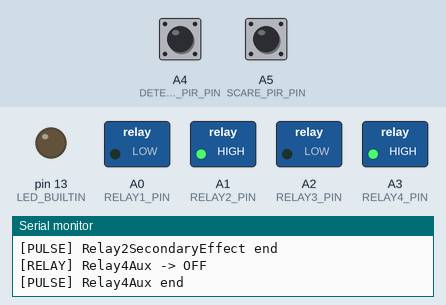
A sketch run on a simulated Arduino Uno, built with avr-gcc and run on an emulated ATmega328P. Parts: switched loads named in the sketch (green lamp = pin HIGH), output pins drawn as LEDs (lit = HIGH), the last lines printed to the serial monitor. Inputs (shaded band) come from the test bench; at power-on: A4 (DETECTION_PIR_PIN) HIGH, A5 (SCARE_PIR_PIN) HIGH. The audio player accepts every command and is not drawn.

Above: at 5.0 s.
5.1 s: A4 (DETECTION_PIR_PIN) pulsed LOW 2 times (0.12 s each, 0.3 s apart)
At 7.3 s:
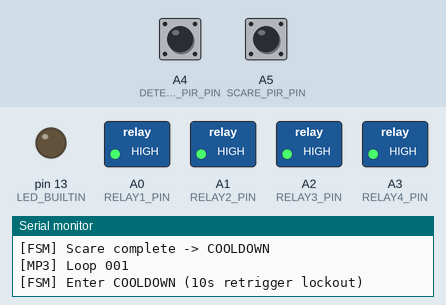
8.3 s: A5 (SCARE_PIR_PIN) pulsed LOW 2 times (0.12 s each, 0.3 s apart)
At 17.08 s:
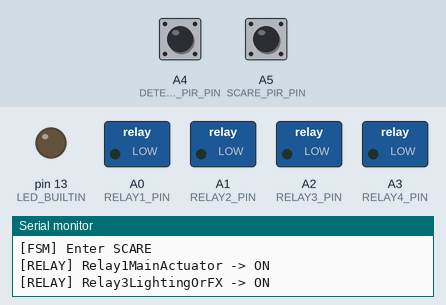
Timing chart, 0 to 31.3 s (numbered marks = the images above; inputs shaded):
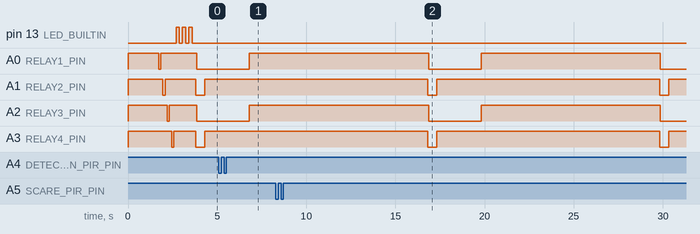

The sketch:

TheJumpingZombie.ino
```cpp
#include <SoftwareSerial.h>
#include <DFRobotDFPlayerMini.h>

// =========================
// TheJumpingZombie Scenario
// =========================
// Scenario source: Scenarios/TheJumpingZombie-scenario.md
// Target: Arduino AVR Boards -> Arduino Uno (ATmega328P)

// -------- Configuration --------
#define DEBUG_ENABLED true

// Fixed 3-phase UNO profile
const uint8_t RELAY1_PIN = A0; // Main actuator (piston)
const uint8_t RELAY2_PIN = A1; // Hanging man Try-me
const uint8_t RELAY3_PIN = A2; // Strobe
const uint8_t RELAY4_PIN = A3; // Ghost Try-me
const uint8_t DETECTION_PIR_PIN = A4;
const uint8_t SCARE_PIR_PIN = A5;

// Relay polarity (true for common active-low relay boards)
const bool RELAY_ACTIVE_LOW = true;

// MP3 serial mapping by profile
const uint8_t MP3_RX_PIN = 10; // Arduino RX from module TX
const uint8_t MP3_TX_PIN = 11; // Arduino TX to module RX
const bool MP3_REQUIRE_FEEDBACK_LINE = false; // one-wire mode default

const uint8_t MP3_VOLUME = 24; // 0..30
const uint16_t TRACK_DEFAULT = 1;   // 001.mp3
const uint16_t TRACK_DETECTION = 2; // 002.mp3
const uint16_t TRACK_SCARE = 3;     // 003.mp3

// Timing constants
const unsigned long TRY_ME_PULSE_MS = 500UL;
const unsigned long DETECTION_RELAY2_RESTART_AT_MS = 8000UL;
const unsigned long DETECTION_TIMEOUT_MS = 20000UL;
const unsigned long SCARE_RELAY_ON_MS = 3000UL;
const unsigned long COOLDOWN_MS = 10000UL;

// MP3 init reliability
const unsigned long MP3_BOOT_DELAY_MS = 1200UL;
const uint8_t MP3_INIT_RETRIES = 3;
const unsigned long MP3_RETRY_DELAY_MS = 400UL;

// Startup self-test policy (mandatory)
const bool RUN_STARTUP_SELF_TEST = true;
const unsigned int SELF_TEST_RELAY_STEP_MS = 120;
const unsigned int STATUS_BLINK_ON_MS = 180;
const unsigned int STATUS_BLINK_OFF_MS = 180;

SoftwareSerial mp3Serial(MP3_RX_PIN, MP3_TX_PIN);
DFRobotDFPlayerMini mp3;

enum PhaseState {
  STATE_DEFAULT,
  STATE_DETECTION,
  STATE_SCARE,
  STATE_COOLDOWN
};

enum AudioMode {
  AUDIO_NONE,
  AUDIO_DEFAULT_LOOP,
  AUDIO_DETECTION_LOOP,
  AUDIO_SCARE_PLAY
};

struct TryMePulse {
  bool active;
  unsigned long endMs;
};

PhaseState currentState = STATE_DEFAULT;
unsigned long stateStartMs = 0;

bool detectionConsumed = false;
bool scareConsumed = false;

bool mp3Ready = false;
bool startupSelfTestPassed = false;

bool relay1ScareActive = false;
bool relay3ScareActive = false;

bool detectionRelay2RestartSent = false;
bool detectionTimeoutStopSent = false;
unsigned long detectionTimeoutStopStartMs = 0;

bool prevDetectionPir = false;
bool prevScarePir = false;

AudioMode audioMode = AUDIO_NONE;
TryMePulse relay2Pulse = {false, 0};
TryMePulse relay4Pulse = {false, 0};

void logMsg(const __FlashStringHelper* tag, const __FlashStringHelper* msg) {
  if (!DEBUG_ENABLED) {
    return;
  }
  Serial.print(tag);
  Serial.print(F(" "));
  Serial.println(msg);
}

uint8_t relayLevel(bool on) {
  if (RELAY_ACTIVE_LOW) {
    return on ? LOW : HIGH;
  }
  return on ? HIGH : LOW;
}

void setRelayRaw(uint8_t pin, bool on) {
  digitalWrite(pin, relayLevel(on));
}

void setRelayNamed(uint8_t pin, bool on, const __FlashStringHelper* name) {
  setRelayRaw(pin, on);
  if (DEBUG_ENABLED) {
    Serial.print(F("[RELAY] "));
    Serial.print(name);
    Serial.print(F(" -> "));
    Serial.println(on ? F("ON") : F("OFF"));
  }
}

void allRelaysOff() {
  setRelayRaw(RELAY1_PIN, false);
  setRelayRaw(RELAY2_PIN, false);
  setRelayRaw(RELAY3_PIN, false);
  setRelayRaw(RELAY4_PIN, false);
}

void blinkStatusLed(uint8_t blinkCount) {
  for (uint8_t i = 0; i < blinkCount; i++) {
    digitalWrite(LED_BUILTIN, HIGH);
    delay(STATUS_BLINK_ON_MS);
    digitalWrite(LED_BUILTIN, LOW);
    delay(STATUS_BLINK_OFF_MS);
  }
}

void startTryMePulse(uint8_t relayPin, TryMePulse& pulseState, const __FlashStringHelper* relayName, const __FlashStringHelper* reason) {
  setRelayNamed(relayPin, true, relayName);
  pulseState.active = true;
  pulseState.endMs = millis() + TRY_ME_PULSE_MS;
  if (DEBUG_ENABLED) {
    Serial.print(F("[PULSE] "));
    Serial.print(relayName);
    Serial.print(F(" start: "));
    Serial.println(reason);
  }
}

void serviceTryMePulse(uint8_t relayPin, TryMePulse& pulseState, const __FlashStringHelper* relayName) {
  if (!pulseState.active) {
    return;
  }
  if ((long)(millis() - pulseState.endMs) >= 0) {
    setRelayNamed(relayPin, false, relayName);
    pulseState.active = false;
    if (DEBUG_ENABLED) {
      Serial.print(F("[PULSE] "));
      Serial.print(relayName);
      Serial.println(F(" end"));
    }
  }
}

bool initMp3() {
  mp3Ready = false;
  delay(MP3_BOOT_DELAY_MS);

  for (uint8_t attempt = 1; attempt <= MP3_INIT_RETRIES; attempt++) {
    if (DEBUG_ENABLED) {
      Serial.print(F("[MP3] Init attempt "));
      Serial.print(attempt);
      Serial.print(F("/"));
      Serial.println(MP3_INIT_RETRIES);
    }

    mp3Serial.listen();
    if (mp3.begin(mp3Serial, MP3_REQUIRE_FEEDBACK_LINE, true)) {
      mp3.volume(MP3_VOLUME);
      mp3Ready = true;
      if (MP3_REQUIRE_FEEDBACK_LINE) {
        logMsg(F("[MP3]"), F("DFPlayer ready (2-wire feedback mode)"));
      } else {
        logMsg(F("[MP3]"), F("DFPlayer ready (one-wire no-feedback mode)"));
      }
      return true;
    }

    if (attempt < MP3_INIT_RETRIES) {
      delay(MP3_RETRY_DELAY_MS);
    }
  }

  logMsg(F("[MP3]"), F("DFPlayer init failed"));
  return false;
}

void playAudioMode(AudioMode mode) {
  if (!mp3Ready || audioMode == mode) {
    return;
  }

  switch (mode) {
    case AUDIO_DEFAULT_LOOP:
      mp3.loop(TRACK_DEFAULT);
      logMsg(F("[MP3]"), F("Loop 001"));
      break;
    case AUDIO_DETECTION_LOOP:
      mp3.loop(TRACK_DETECTION);
      logMsg(F("[MP3]"), F("Loop 002"));
      break;
    case AUDIO_SCARE_PLAY:
      mp3.play(TRACK_SCARE);
      logMsg(F("[MP3]"), F("Play 003"));
      break;
    default:
      break;
  }

  audioMode = mode;
}

bool testRelayCommandPath(uint8_t pin, const __FlashStringHelper* relayName) {
  setRelayNamed(pin, true, relayName);
  delay(SELF_TEST_RELAY_STEP_MS);
  bool onOk = (digitalRead(pin) == relayLevel(true));

  setRelayNamed(pin, false, relayName);
  delay(SELF_TEST_RELAY_STEP_MS);
  bool offOk = (digitalRead(pin) == relayLevel(false));

  if (DEBUG_ENABLED) {
    Serial.print(F("[SELFTEST] Relay "));
    Serial.print(relayName);
    Serial.print(F(" command path -> "));
    Serial.println((onOk && offOk) ? F("PASS") : F("FAIL"));
  }
  return onOk && offOk;
}

bool runStartupSelfTest() {
  logMsg(F("[SELFTEST]"), F("Mandatory startup self-test running"));

  allRelaysOff();
  bool defaultsOff =
    (digitalRead(RELAY1_PIN) == relayLevel(false)) &&
    (digitalRead(RELAY2_PIN) == relayLevel(false)) &&
    (digitalRead(RELAY3_PIN) == relayLevel(false)) &&
    (digitalRead(RELAY4_PIN) == relayLevel(false));

  if (DEBUG_ENABLED) {
    Serial.print(F("[SELFTEST] Relay defaults OFF -> "));
    Serial.println(defaultsOff ? F("PASS") : F("FAIL"));
  }

  bool relayCmdPathOk = true;
  relayCmdPathOk = testRelayCommandPath(RELAY1_PIN, F("Relay1MainActuator")) && relayCmdPathOk;
  relayCmdPathOk = testRelayCommandPath(RELAY2_PIN, F("Relay2SecondaryEffect")) && relayCmdPathOk;
  relayCmdPathOk = testRelayCommandPath(RELAY3_PIN, F("Relay3LightingOrFX")) && relayCmdPathOk;
  relayCmdPathOk = testRelayCommandPath(RELAY4_PIN, F("Relay4Aux")) && relayCmdPathOk;

  volatile bool detectionRead = digitalRead(DETECTION_PIR_PIN);
  volatile bool scareRead = digitalRead(SCARE_PIR_PIN);
  (void)detectionRead;
  (void)scareRead;
  bool pirReadPathOk = true;
  logMsg(F("[SELFTEST]"), F("PIR read path check -> PASS"));

  bool mp3InitOk = mp3Ready;
  if (DEBUG_ENABLED) {
    Serial.print(F("[SELFTEST] MP3 init path -> "));
    Serial.println(mp3InitOk ? F("PASS") : F("FAIL"));
  }

  bool overallOk = defaultsOff && relayCmdPathOk && pirReadPathOk && mp3InitOk;
  if (DEBUG_ENABLED) {
    Serial.print(F("[SELFTEST] Overall -> "));
    Serial.println(overallOk ? F("PASS") : F("FAIL"));
  }

  blinkStatusLed(overallOk ? 3 : 5);
  allRelaysOff();
  return overallOk;
}

bool isPirActive(uint8_t pin) {
  return digitalRead(pin) == HIGH;
}

bool detectionPirRisingEdge() {
  bool curr = isPirActive(DETECTION_PIR_PIN);
  bool rising = (!prevDetectionPir && curr);
  prevDetectionPir = curr;
  return rising;
}

bool scarePirRisingEdge() {
  bool curr = isPirActive(SCARE_PIR_PIN);
  bool rising = (!prevScarePir && curr);
  prevScarePir = curr;
  return rising;
}

void enterDefaultState(bool resetPolicyFlags) {
  currentState = STATE_DEFAULT;
  stateStartMs = millis();

  relay1ScareActive = false;
  relay3ScareActive = false;
  detectionRelay2RestartSent = false;
  detectionTimeoutStopSent = false;

  allRelaysOff();
  relay2Pulse.active = false;
  relay4Pulse.active = false;

  if (resetPolicyFlags) {
    detectionConsumed = false;
    scareConsumed = false;
    logMsg(F("[FSM]"), F("Reset trigger policy flags"));
  }

  playAudioMode(AUDIO_DEFAULT_LOOP);
  logMsg(F("[FSM]"), F("Enter DEFAULT"));
}

void enterDetectionState() {
  currentState = STATE_DETECTION;
  stateStartMs = millis();

  detectionConsumed = true;
  detectionRelay2RestartSent = false;
  detectionTimeoutStopSent = false;

  startTryMePulse(RELAY2_PIN, relay2Pulse, F("Relay2SecondaryEffect"), F("Detection entry trigger"));
  startTryMePulse(RELAY4_PIN, relay4Pulse, F("Relay4Aux"), F("Detection entry trigger"));

  setRelayNamed(RELAY1_PIN, false, F("Relay1MainActuator"));
  setRelayNamed(RELAY3_PIN, false, F("Relay3LightingOrFX"));

  playAudioMode(AUDIO_DETECTION_LOOP);
  logMsg(F("[FSM]"), F("Enter DETECTION"));
}

void enterScareState(bool enteredFromDetection) {
  currentState = STATE_SCARE;
  stateStartMs = millis();

  scareConsumed = true;
  relay1ScareActive = false;
  relay3ScareActive = false;

  if (!enteredFromDetection) {
    startTryMePulse(RELAY2_PIN, relay2Pulse, F("Relay2SecondaryEffect"), F("Scare entry trigger from Default"));
    startTryMePulse(RELAY4_PIN, relay4Pulse, F("Relay4Aux"), F("Scare entry trigger from Default"));
  } else {
    logMsg(F("[FSM]"), F("Scare from DETECTION: no extra Relay2/Relay4 trigger"));
  }

  playAudioMode(AUDIO_SCARE_PLAY);
  logMsg(F("[FSM]"), F("Enter SCARE"));
}

void enterCooldownState() {
  currentState = STATE_COOLDOWN;
  stateStartMs = millis();

  relay1ScareActive = false;
  relay3ScareActive = false;

  allRelaysOff();
  relay2Pulse.active = false;
  relay4Pulse.active = false;

  // Keep ambient loop during lockout window while triggers remain consumed.
  playAudioMode(AUDIO_DEFAULT_LOOP);
  logMsg(F("[FSM]"), F("Enter COOLDOWN (10s retrigger lockout)"));
}

void handleDefaultState(bool detectionEdge, bool scareEdge) {
  if ((scareEdge || isPirActive(SCARE_PIR_PIN)) && !scareConsumed) {
    enterScareState(false);
    return;
  }

  if (detectionEdge && !detectionConsumed) {
    enterDetectionState();
    return;
  }
}

void handleDetectionState(bool scareEdge) {
  if ((scareEdge || isPirActive(SCARE_PIR_PIN)) && !scareConsumed) {
    // Preempts +8s detection restart if not already sent.
    enterScareState(true);
    return;
  }

  unsigned long elapsed = millis() - stateStartMs;

  if (!detectionRelay2RestartSent && elapsed >= DETECTION_RELAY2_RESTART_AT_MS) {
    startTryMePulse(RELAY2_PIN, relay2Pulse, F("Relay2SecondaryEffect"), F("Detection +8.0s restart trigger"));
    detectionRelay2RestartSent = true;
  }

  if (!detectionTimeoutStopSent && elapsed >= DETECTION_TIMEOUT_MS) {
    startTryMePulse(RELAY4_PIN, relay4Pulse, F("Relay4Aux"), F("Detection timeout stop pulse"));
    detectionTimeoutStopSent = true;
    detectionTimeoutStopStartMs = millis();
  }

  if (detectionTimeoutStopSent && (millis() - detectionTimeoutStopStartMs) >= TRY_ME_PULSE_MS) {
    logMsg(F("[FSM]"), F("Detection timeout complete -> DEFAULT"));
    enterDefaultState(true);
    return;
  }
}

void handleScareState() {
  unsigned long elapsed = millis() - stateStartMs;

  if (!relay1ScareActive && elapsed < SCARE_RELAY_ON_MS) {
    setRelayNamed(RELAY1_PIN, true, F("Relay1MainActuator"));
    relay1ScareActive = true;
  }

  if (relay1ScareActive && elapsed >= SCARE_RELAY_ON_MS) {
    setRelayNamed(RELAY1_PIN, false, F("Relay1MainActuator"));
    relay1ScareActive = false;
  }

  if (!relay3ScareActive && elapsed < SCARE_RELAY_ON_MS) {
    setRelayNamed(RELAY3_PIN, true, F("Relay3LightingOrFX"));
    relay3ScareActive = true;
  }

  if (relay3ScareActive && elapsed >= SCARE_RELAY_ON_MS) {
    setRelayNamed(RELAY3_PIN, false, F("Relay3LightingOrFX"));
    relay3ScareActive = false;
  }

  if (elapsed >= SCARE_RELAY_ON_MS) {
    logMsg(F("[FSM]"), F("Scare complete -> COOLDOWN"));
    enterCooldownState();
  }
}

void handleCooldownState(bool detectionEdge, bool scareEdge) {
  if (detectionEdge) {
    logMsg(F("[COOLDOWN]"), F("DetectionPIR trigger ignored during lockout"));
  }
  if (scareEdge) {
    logMsg(F("[COOLDOWN]"), F("ScarePIR trigger ignored during lockout"));
  }

  unsigned long elapsed = millis() - stateStartMs;
  if (elapsed >= COOLDOWN_MS) {
    logMsg(F("[FSM]"), F("Cooldown complete -> DEFAULT"));
    enterDefaultState(true);
  }
}

void setup() {
  if (DEBUG_ENABLED) {
    Serial.begin(115200);
  }

  pinMode(DETECTION_PIR_PIN, INPUT);
  pinMode(SCARE_PIR_PIN, INPUT);

  pinMode(RELAY1_PIN, OUTPUT);
  pinMode(RELAY2_PIN, OUTPUT);
  pinMode(RELAY3_PIN, OUTPUT);
  pinMode(RELAY4_PIN, OUTPUT);
  pinMode(LED_BUILTIN, OUTPUT);
  digitalWrite(LED_BUILTIN, LOW);

  allRelaysOff();

  mp3Serial.begin(9600);
  initMp3();

  startupSelfTestPassed = RUN_STARTUP_SELF_TEST ? runStartupSelfTest() : true;
  if (!startupSelfTestPassed) {
    logMsg(F("[SELFTEST]"), F("Startup self-test FAILED -> lockout until reset"));
  }

  prevDetectionPir = isPirActive(DETECTION_PIR_PIN);
  prevScarePir = isPirActive(SCARE_PIR_PIN);

  enterDefaultState(true);
}

void loop() {
  serviceTryMePulse(RELAY2_PIN, relay2Pulse, F("Relay2SecondaryEffect"));
  serviceTryMePulse(RELAY4_PIN, relay4Pulse, F("Relay4Aux"));

  if (!startupSelfTestPassed) {
    allRelaysOff();
    return;
  }

  bool detectionEdge = detectionPirRisingEdge();
  bool scareEdge = scarePirRisingEdge();

  if (DEBUG_ENABLED) {
    if (detectionEdge) {
      logMsg(F("[PIR]"), F("DetectionPIR rising edge"));
    }
    if (scareEdge) {
      logMsg(F("[PIR]"), F("ScarePIR rising edge"));
    }
  }

  switch (currentState) {
    case STATE_DEFAULT:
      handleDefaultState(detectionEdge, scareEdge);
      break;
    case STATE_DETECTION:
      handleDetectionState(scareEdge);
      break;
    case STATE_SCARE:
      handleScareState();
      break;
    case STATE_COOLDOWN:
      handleCooldownState(detectionEdge, scareEdge);
      break;
    default:
      enterDefaultState(true);
      break;
  }
}
```

Measured:
- by itself, A1 (RELAY2_PIN), A3 (RELAY4_PIN): alternates HIGH for 12.5 s and LOW for 0.50 s
